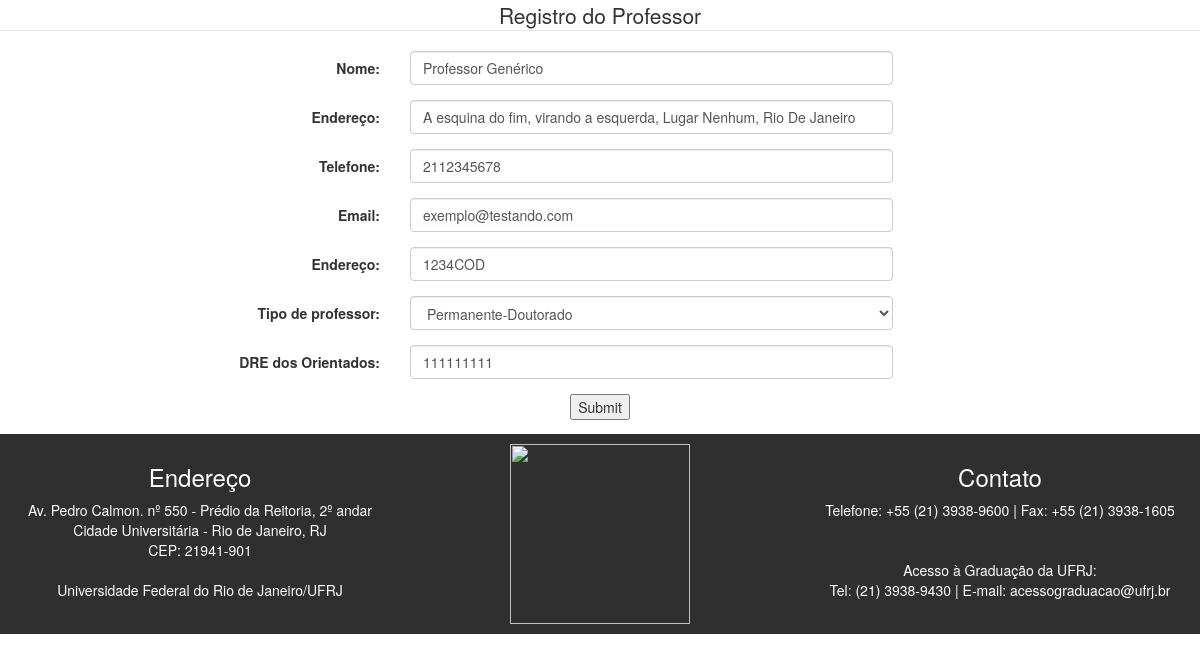
/editProf/3, run on the app's committed database.
### tables this page shows
CREATE TABLE InfoBasica (
        id INTEGER PRIMARY KEY AUTOINCREMENT,
        nome VARCHAR,
        endereco VARCHAR,
        tel INTEGER,
        email VARCHAR

);

CREATE TABLE Professor (
        id INTEGER PRIMARY KEY AUTOINCREMENT,
        IDGERAL INTEGER,
        SIAPE INTEGER,
        Tipo VARCHAR,
        CodOrientados VARCHAR,
        FOREIGN KEY(IDGERAL) REFERENCES InfoBasica(id)
        );

### app.py (the view)
@app.route("/editProf/<nid>")
def editProf(nid):
    print nid
    conn = sqlite3.connect('Sistema.db')
    conn.row_factory = sqlite3.Row
    cursor = conn.cursor()
    cursor.execute("""Select * from InfoBasica,Professor where Professor.IDGERAL=? and InfoBasica.id=?;""",(nid, nid) )
    rows = cursor.fetchall();
    return render_template("editarProf.html",row=rows[0])

### templates/editarProf.html (shortened to what this page needs)
  {% extends "layout.html" %}
  {% block head %}
    <link rel="stylesheet" href="https://maxcdn.bootstrapcdn.com/bootstrap/3.3.7/css/bootstrap.min.css">
    <link rel="stylesheet" href="{{ url_for('static', filename='css/style.css')}}">
  {% endblock %}
  {% block body %}
    <form class="form-horizontal" action = "{{ url_for('sendEditProf') }}" method = "POST">
      <fieldset>
      <center><legend>Registro do Professor</legend></center>
        <div class="form-group">
          <label class="col-md-4 control-label" for="nome">Nome:</label>
          <div class="col-md-5">
            <input id="nome" name="nome" type="text"  value="{{row['nome']}}"class="form-control input-md" required="">
          </div>
        </div>
        <div class="form-group">
          <label class="col-md-4 control-label" for="dre">Endereço:</label>
          <div class="col-md-5">
            <input id="endereco" name="endereco" type="text" placeholder="Ex: Rua São João, 123" class="form-control input-md" required="" value="{{row['endereco']}}">
          </div>
        </div>
        <div class="form-group">
          <label class="col-md-4 control-label" for="telefone">Telefone:</label>
          <div class="col-md-5">
            <input id="telefone" name="telefone" value="{{row['tel']}}"type="text" placeholder="(21)xxxx - xxxx" class="form-control input-md" required="">
          </div>
        </div>
        <div class="form-group">
          <label class="col-md-4 control-label" for="email">Email:</label>
          <div class="col-md-5">
            <input id="email" name="email" type="text"  value="{{row['email']}}" class="form-control input-md" required="">
          </div>
        </div>
        <div class="form-group">
          <label class="col-md-4 control-label" for="endereco">Endereço:</label>
          <div class="col-md-5">
            <input id="siape" name="siape" type="text"  class="form-control input-md" required="" value="{{row['SIAPE']}}">
          </div>
        </div>
        <div class="form-group">
            <label class="col-md-4 control-label" for="tipoprof">Tipo de professor:</label>
            <div class="col-md-5">
              <select name="tipoprof" id="tipoprof" class="form-control" required>
                {% if row['Tipo']=='Aspirante' %}
                  <option value="Aspirante" selected>Aspirante</option>
                  <option value="Permanente">Permanente</option>
                  <option value="Permanente-Doutorado">Permanente-Doutorado</option>
                {% elif row['Tipo']=='Permanente' %}
                  <option value="Aspirante">Aspirante</option>
                  <option value="Permanente" selected>Permanente</option>
                  <option value="Permanente-Doutorado">Permanente-Doutorado</option>
                {% elif row['Tipo']=='Permanente-Doutorado' %}
                  <option value="Permanente-Doutorado" selected>Permanente-Doutorado</option>
                {% endif %}
              </select>
            </div>
          </div>
          <div class="form-group">
            <label class="col-md-4 control-label" for="dre">DRE dos Orientados:</label>
            <div class="col-md-5">
              <input id="dre" name="dre" type="number"  class="form-control input-md" value="{{row['CodOrientados']}}" required>
            </div>
          </div>
      <center>
        <input type="submit"></input>
      </center>
    </fieldset>
  </form>
{% endblock %}

### data on the page
InfoBasica: nome "Professor Genérico", endereco "A esquina do fim, virando a esquerda, Lugar Nenhum, Rio De Janeiro", telefone "2112345678", email "exemplo@testando.com"
Professor: siape "1234COD", tipoprof "Permanente-Doutorado", dre "111111111"
